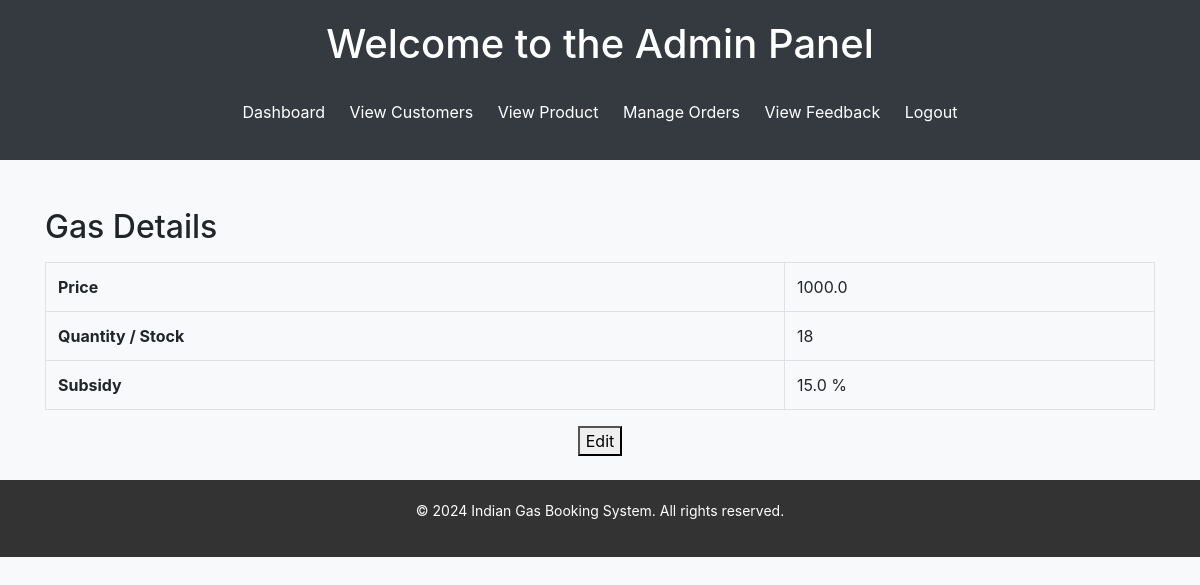
The page /view_products/ (signed in) on the database its author committed.
### gas/models.py (models this page shows, shortened)
class Product(models.Model):
    Gid=models.BigAutoField(primary_key=True)
    price= models.FloatField()
    quantity=models.IntegerField()
    subsidy=models.FloatField()

### gas/views.py (the view)
# urls.py: path('view_products/', views.view_products, name="view_products"),
@login_required(login_url="admin_login")
def view_products(request):
    products = Product.objects.all()
    return render(request, 'gas/view_products.html', {'products': products})

### gas/templates/gas/view_products.html
{% extends "gas/admindashboard.html" %}
{% block content %}
<div class="container mt-5">
    <h2>Gas Details</h2>
    <div class="row mt-3">
        <div class="col">
            <table class="table table-bordered">
                <tbody>
                    {% for product in products %}
                    <tr>
                        <th>Price</th>
                        <td>{{ product.price }}</td>
                    </tr>
                    <tr>
                        <th>Quantity / Stock </th>
                        <td>{{ product.quantity }}</td>
                    </tr>
                    <tr>
                        <th>Subsidy</th>
                        <td>{{ product.subsidy }} %</td>
                    </tr>
                    {% endfor %}
                </tbody>
            </table>
        </div>
    </div>
</div>
<center><a href="{% url 'editproduct' %}"><button>Edit</button></a></center>
<br>
{% endblock %}

### gas/templates/gas/admindashboard.html (style rules this page uses)
body { margin: 0; padding: 0; min-height: 100vh; display: flex; flex-direction: column; background-color: #f8f9fa; }

### rows shown on the page
Product: price "1000.0", quantity "18", subsidy "15.0"
